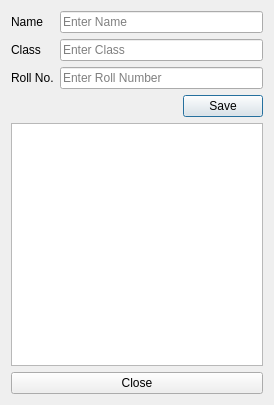
<?xml version="1.0" encoding="UTF-8"?>
<ui version="4.0">
 <class>Dialog</class>
 <widget class="QDialog" name="Dialog">
  <property name="geometry">
   <rect>
    <x>0</x>
    <y>0</y>
    <width>274</width>
    <height>405</height>
   </rect>
  </property>
  <property name="windowTitle">
   <string>Dialog</string>
  </property>
  <layout class="QVBoxLayout" name="verticalLayout">
   <item>
    <layout class="QGridLayout" name="gridLayout">
     <item row="0" column="0">
      <widget class="QLabel" name="nameLabel">
       <property name="focusPolicy">
        <enum>Qt::StrongFocus</enum>
       </property>
       <property name="text">
        <string>Name</string>
       </property>
       <property name="buddy">
        <cstring>nameEdit</cstring>
       </property>
      </widget>
     </item>
     <item row="0" column="1">
      <widget class="QLineEdit" name="nameEdit">
       <property name="whatsThis">
        <string/>
       </property>
       <property name="inputMethodHints">
        <set>Qt::ImhNone</set>
       </property>
       <property name="inputMask">
        <string/>
       </property>
       <property name="text">
        <string/>
       </property>
       <property name="placeholderText">
        <string>Enter Name</string>
       </property>
      </widget>
     </item>
     <item row="1" column="0">
      <widget class="QLabel" name="classLabel">
       <property name="text">
        <string>Class</string>
       </property>
       <property name="buddy">
        <cstring>classEdit</cstring>
       </property>
      </widget>
     </item>
     <item row="1" column="1">
      <widget class="QLineEdit" name="classEdit">
       <property name="placeholderText">
        <string>Enter Class</string>
       </property>
      </widget>
     </item>
     <item row="2" column="0">
      <widget class="QLabel" name="rollLabel">
       <property name="text">
        <string>Roll No.</string>
       </property>
       <property name="buddy">
        <cstring>rollEdit</cstring>
       </property>
      </widget>
     </item>
     <item row="2" column="1">
      <widget class="QLineEdit" name="rollEdit">
       <property name="placeholderText">
        <string>Enter Roll Number</string>
       </property>
      </widget>
     </item>
     <item row="3" column="0" colspan="2">
      <layout class="QHBoxLayout" name="horizontalLayout">
       <item>
        <spacer name="horizontalSpacer">
         <property name="orientation">
          <enum>Qt::Horizontal</enum>
         </property>
         <property name="sizeHint" stdset="0">
          <size>
           <width>40</width>
           <height>20</height>
          </size>
         </property>
        </spacer>
       </item>
       <item>
        <widget class="QPushButton" name="saveButton">
         <property name="text">
          <string>Save</string>
         </property>
        </widget>
       </item>
      </layout>
     </item>
    </layout>
   </item>
   <item>
    <widget class="QTextEdit" name="outputEdit"/>
   </item>
   <item>
    <widget class="QPushButton" name="closeButton">
     <property name="text">
      <string>Close</string>
     </property>
    </widget>
   </item>
  </layout>
 </widget>
 <layoutdefault spacing="6" margin="11"/>
 <tabstops>
  <tabstop>nameEdit</tabstop>
  <tabstop>classEdit</tabstop>
  <tabstop>rollEdit</tabstop>
  <tabstop>saveButton</tabstop>
  <tabstop>outputEdit</tabstop>
  <tabstop>closeButton</tabstop>
 </tabstops>
 <resources/>
 <connections>
  <connection>
   <sender>closeButton</sender>
   <signal>clicked()</signal>
   <receiver>Dialog</receiver>
   <slot>close()</slot>
   <hints>
    <hint type="sourcelabel">
     <x>108</x>
     <y>380</y>
    </hint>
    <hint type="destinationlabel">
     <x>2</x>
     <y>359</y>
    </hint>
   </hints>
  </connection>
 </connections>
</ui>
